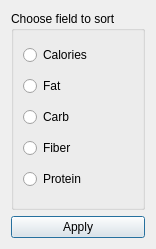
<?xml version="1.0" encoding="UTF-8"?>
<ui version="4.0">
 <class>ChooseField</class>
 <widget class="QDialog" name="ChooseField">
  <property name="geometry">
   <rect>
    <x>0</x>
    <y>0</y>
    <width>156</width>
    <height>249</height>
   </rect>
  </property>
  <property name="windowTitle">
   <string>Dialog</string>
  </property>
  <layout class="QGridLayout" name="gridLayout">
   <item row="0" column="0">
    <widget class="QGroupBox" name="groupBox">
     <property name="title">
      <string>Choose field to sort</string>
     </property>
     <layout class="QVBoxLayout" name="verticalLayout">
      <item>
       <widget class="QRadioButton" name="radioButton_Cal">
        <property name="text">
         <string>Calories</string>
        </property>
       </widget>
      </item>
      <item>
       <widget class="QRadioButton" name="radioButton_Fat">
        <property name="text">
         <string>Fat</string>
        </property>
       </widget>
      </item>
      <item>
       <widget class="QRadioButton" name="radioButton_Carb">
        <property name="text">
         <string>Carb</string>
        </property>
       </widget>
      </item>
      <item>
       <widget class="QRadioButton" name="radioButton_Fib">
        <property name="text">
         <string>Fiber</string>
        </property>
       </widget>
      </item>
      <item>
       <widget class="QRadioButton" name="radioButton_Pro">
        <property name="text">
         <string>Protein</string>
        </property>
       </widget>
      </item>
     </layout>
    </widget>
   </item>
   <item row="1" column="0">
    <widget class="QPushButton" name="ApplyField">
     <property name="text">
      <string>Apply</string>
     </property>
    </widget>
   </item>
  </layout>
 </widget>
 <resources/>
 <connections/>
</ui>
